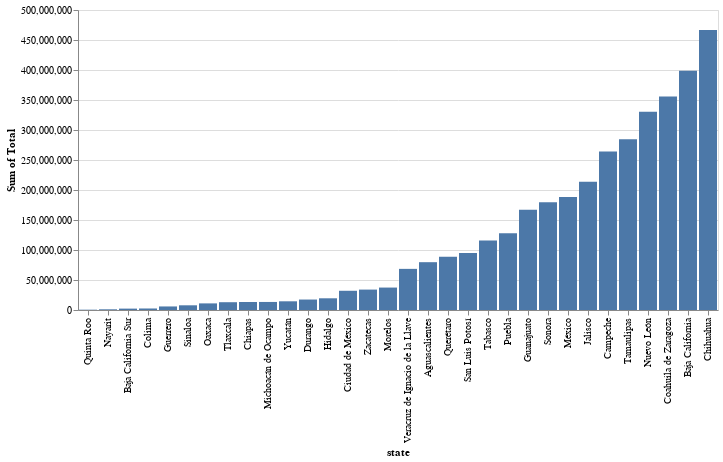

The code cell stored with this chart in its notebook:
### Markdown cell above
Or `VegaLite`

### Code cell
using VegaLite

export_cols |>
    @vlplot(:bar,
            y={"sum(Total)"},
            x={"state",
               sort = {encoding = "y"}})

### Figure 1 — Vega-Lite specification as saved in the notebook (floating-point values rounded to 4 significant figures; data arrays with more than 128 entries replaced by an {"elided": "..."} marker saying what was removed)
{"data": {"values": {"elided": "384 records"}}, "encoding": {"x": {"field": "state", "sort": {"encoding": "y"}, "type": "nominal"}, "y": {"aggregate": "sum", "field": "Total", "type": "quantitative"}}, "mark": "bar"}
